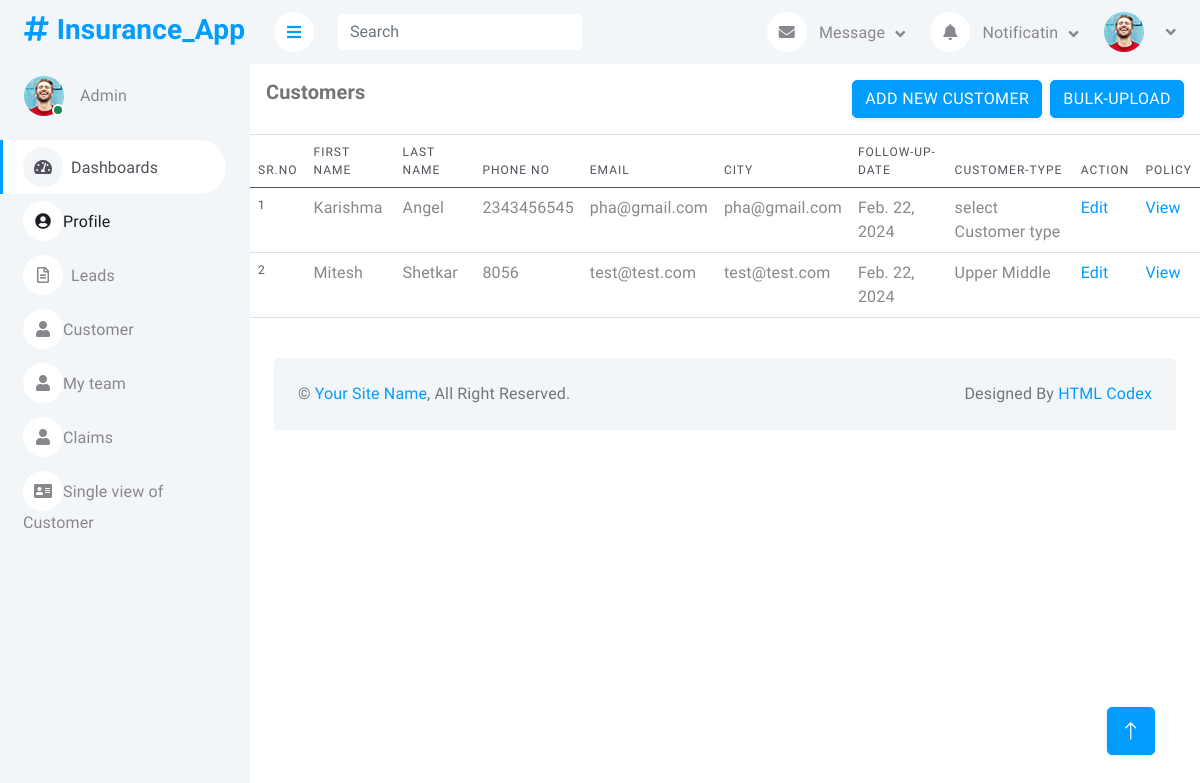
The app's page /customer/, older data.
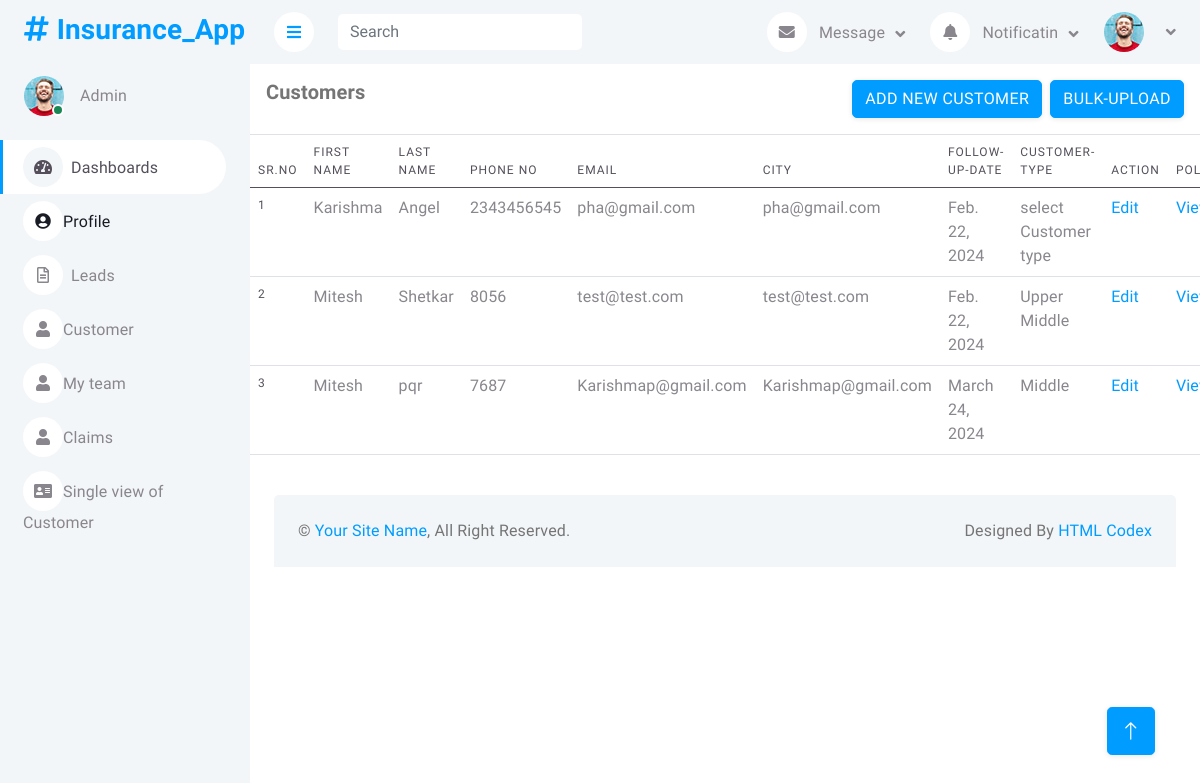
The same page, newer data.
### InsurancePolicy/models.py (models this page shows, shortened)
class Customer(models.Model):
    FirstName=models.CharField(max_length=50)
    LastName=models.CharField(max_length=50)
    Phone_No=models.IntegerField()
    Email_Id=models.CharField(max_length=100)
    City=models.CharField(max_length=50)
    Reference=models.CharField(max_length=50)
    Follow_up_date=models.DateField(default=date.today())
    Notes=models.CharField(max_length=1000)
    Customer_Type=models.CharField(max_length=50)
    Assign_to=models.CharField(max_length=50)

### InsurancePolicy/views.py (the view)
# urls.py: path('customer/',views.customer,name='customer'),
def customer(request):
    customers=Customer.objects.all()
    return render(request,'customer.html',{'customers':customers})

### templates/customer.html
{% extends "base.html" %}
{% block mainsection %}
{% load static %}
<div class="col-12">
    <div class="border-bottom card-body">
        <div class="d-flex align-itms-center">
            <h5 class="mb-0 card-title flex-grow-1">Customers</h6>
                <div class="flex-shrink-0">
                    <a class='btn btn-primary me-1' href="/add-customers">Add new Customer</a>
                    <button type='button' class='btn btn-primary'>Bulk-upload</button>
                </div>
        </div>
    </div>
    <div class="table-responsive">
        <table class="table">
            <thead>
                <tr>
                    <th scope="col">Sr.No</th>
                    <th scope="col">First Name</th>
                    <th scope="col">Last Name</th>
                    <th scope="col">Phone No</th>
                    <th scope="col">Email</th>
                    <th scope="col">City</th>
                    <th scope="col">follow-Up-Date</th>
                    <th scope="col">Customer-Type</th>
                    <th scope="col">Action</th>
                    <th scope="col">Policy</th>
                </tr>
            </thead>
            <tbody>
                {% for customer in customers %}
                <tr>
                    <th scope="row">{{forloop.counter}}</th>
                    <td>{{customer.FirstName}}</td>
                    <td>{{customer.LastName}}</td>
                    <td>{{customer.Phone_No}}</td>
                    <td>{{customer.Email_Id}}</td>
                    <td>{{customer.City}}</td>
                    <td>{{customer.Follow_up_date}}</td>
                    <td>{{customer.Customer_Type}}</td>
                    <td><a href="/edit-customers/{{customer.id}}">Edit</a></td>
                    <td><a href="/policy/{{customer.id}}">View</a></td>
                </tr>
                {% endfor %}
            </tbody>
        </table>
    </div>
</div>
{% endblock mainsection %}

### templates/base.html (shortened to what this page needs)
{% load static %}
<!DOCTYPE html>
<html lang="en">
<head>
    <link href="https://cdnjs.cloudflare.com/ajax/libs/font-awesome/5.10.0/css/all.min.css" rel="stylesheet">
    <link href="https://cdn.jsdelivr.net/npm/bootstrap-icons@1.4.1/font/bootstrap-icons.css" rel="stylesheet">
    <link href="{% static 'lib/owlcarousel/assets/owl.carousel.min.css' %}" rel="stylesheet">
    <link href="{% static 'lib/tempusdominus/css/tempusdominus-bootstrap-4.min.css' %}" rel="stylesheet" />
    <link href="{% static 'css/bootstrap.min.css' %}" rel="stylesheet">
    <link href="{% static 'css/style.css'%}" rel="stylesheet">
    <link href="{% static 'css/core.css'%}" rel="stylesheet">
    <link href="{% static 'css/demo.css'%}" rel="stylesheet">
    <link href="{% static 'css/perfect-scrollbar.css'%}" rel="stylesheet">
    <link href="{% static 'css/theme-default.css'%}" rel="stylesheet">
    <link href="{% static 'css/bootstrap.min.css'%}" rel="stylesheet">
</head>
<body>
    <div class="container-fluid position-relative bg-white d-flex p-0">
        <div class="sidebar pe-4 pb-3">
            <nav class="navbar bg-light navbar-light">
                <a href="/" class="navbar-brand mx-4 mb-3">
                    <h3 class="text-primary"><i class="fa fa-hashtag me-2"></i>Insurance_App</h3>
                </a>
                <div class="d-flex align-items-center ms-4 mb-4">
                    <div class="position-relative">
                        <img class="rounded-circle" src="{% static 'img/user.jpg' %}" alt="" style="width: 40px; height: 40px;">
                        <div class="bg-success rounded-circle border border-2 border-white position-absolute end-0 bottom-0 p-1"></div>
                    </div>
                    <div class="ms-3">
                        <span>Admin</span>
                    </div>
                </div>
                <div class="navbar-nav w-100">
                    <a href="/" class="nav-item nav-link active"><i class="fa fa-tachometer-alt me-2"></i>Dashboards</a>
                    <div><a href="/profile" class="nav-item nav-link"><i class="fa fa-user-circle"></i>Profile</a></div>
                    <a href="/leads" class="nav-item nav-link"><i class="far fa-file-alt me-2"></i>Leads</a>
                    <a href="/customer" class="nav-item nav-link"><i class="fa fa-user"></i>Customer</a>
                    <a href="/team" class="nav-item nav-link"><i class="fa fa-user"></i>My team</a>
                    <a href="/claims" class="nav-item nav-link"><i class="fa fa-user"></i>Claims</a>
                    <a href="/single-view" class="nav-item nav-link"><i class="fa fa-address-card"></i>Single view of Customer</a>
                </div>
            </nav>
        </div>
        <div class="content">
            <nav class="navbar navbar-expand bg-light navbar-light sticky-top px-4 py-0">
                <a href="#" class="sidebar-toggler flex-shrink-0">
                    <i class="fa fa-bars"></i>
                </a>
                <form class="d-none d-md-flex ms-4">
                    <input class="form-control border-0" type="search" placeholder="Search">
                </form>
                <div class="navbar-nav align-items-center ms-auto">
                    <div class="nav-item dropdown">
                        <a href="#" class="nav-link dropdown-toggle" data-bs-toggle="dropdown">
                            <i class="fa fa-envelope me-lg-2"></i>
                            <span class="d-none d-lg-inline-flex">Message</span>
                        </a>
                    </div>
                    <div class="nav-item dropdown">
                        <a href="#" class="nav-link dropdown-toggle" data-bs-toggle="dropdown">
                            <i class="fa fa-bell me-lg-2"></i>
                            <span class="d-none d-lg-inline-flex">Notificatin</span>
                        </a>
                    </div>
                    <div class="nav-item dropdown">
                        <a href="#" class="nav-link dropdown-toggle" data-bs-toggle="dropdown">
                            <img class="rounded-circle me-lg-2" src="{% static 'img/user.jpg' %}" alt="" style="width: 40px; height: 40px;">
                        </a>
                    </div>
                </div>
            </nav>
            {% block mainsection %}{% endblock mainsection %}
             <div class="container-fluid pt-4 px-4">
                <div class="bg-light rounded-top p-4">
                    <div class="row">
                        <div class="col-12 col-sm-6 text-center text-sm-start">
                            &copy; <a href="#">Your Site Name</a>, All Right Reserved.
                        </div>
                        <div class="col-12 col-sm-6 text-center text-sm-end">
                            Designed By <a href="https://htmlcodex.com">HTML Codex</a>
                        </div>
                    </div>
                </div>
            </div>
        </div>
        <a href="#" class="btn btn-lg btn-primary btn-lg-square back-to-top"><i class="bi bi-arrow-up"></i></a>
    </div>
</body>
</html>

### static/css/style.css (style rules this page uses)
:root { --primary: #009CFF; --light: #F3F6F9; --dark: #191C24; }
.back-to-top { position: fixed; display: none; right: 45px; bottom: 45px; z-index: 99; }
.btn { transition: .5s; }
.btn.btn-primary { color: #FFFFFF; }
.btn-lg-square { width: 48px; height: 48px; }
.btn-square, .btn-sm-square, .btn-lg-square { padding: 0; display: inline-flex; align-items: center; justify-content: center; font-weight: normal; border-radius: 50px; }
.sidebar { position: fixed; top: 0; left: 0; bottom: 0; width: 250px; height: 100vh; overflow-y: auto; background: var(--light); transition: 0.5s; z-index: 999; }
.content { margin-left: 250px; min-height: 100vh; background: #FFFFFF; transition: 0.5s; }
@media (min-width: 992px) { .sidebar { margin-left: 0; } }
@media (min-width: 992px) { .content { width: calc(100% - 250px); } }
.sidebar .navbar .navbar-nav .nav-link { padding: 7px 20px; color: var(--dark); font-weight: 500; border-left: 3px solid var(--light); border-radius: 0 30px 30px 0; outline: none; }
.sidebar .navbar .navbar-nav .nav-link:hover, .sidebar .navbar .navbar-nav .nav-link.active { color: var(--primary); background: #FFFFFF; border-color: var(--primary); }
.sidebar .navbar .navbar-nav .nav-link i { width: 40px; height: 40px; display: inline-flex; align-items: center; justify-content: center; background: #FFFFFF; border-radius: 40px; }
.sidebar .navbar .navbar-nav .nav-link:hover i, .sidebar .navbar .navbar-nav .nav-link.active i { background: var(--light); }
.content .navbar .navbar-nav .nav-link { margin-left: 25px; padding: 12px 0; color: var(--dark); outline: none; }
.content .navbar .sidebar-toggler, .content .navbar .navbar-nav .nav-link i { width: 40px; height: 40px; display: inline-flex; align-items: center; justify-content: center; background: #FFFFFF; border-radius: 40px; }
.content .navbar .dropdown-toggle::after { margin-left: 6px; vertical-align: middle; border: none; content: "\f107"; font-family: "Font Awesome 5 Free"; font-weight: 900; transition: .5s; }

### assets/css/theme-default.css (style rules this page uses)
body { background: #f4f5fa; }
.text-primary { color: #9055fd !important; }
.btn-primary { color: #fff; background-color: #9055fd; border-color: #9055fd; }
a { color: #9055fd; }

Row changes from the older to the newer data that the page shows:
added Customer: FirstName "Mitesh", LastName "pqr", Phone_No "7687", Email_Id "Karishmap@gmail.com", City "Karishmap@gmail.com", Follow_up_date "March 24, 2024", Customer_Type "Middle"
